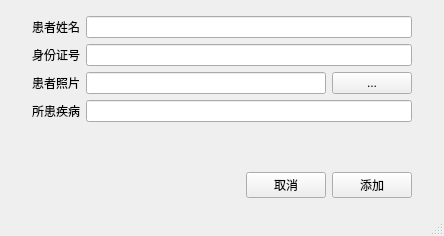
<?xml version="1.0" encoding="UTF-8"?>
<ui version="4.0">
    <class>AddCar</class>
    <widget class="QMainWindow" name="AddCar">
        <property name="geometry">
            <rect>
                <x>0</x>
                <y>0</y>
                <width>444</width>
                <height>236</height>
            </rect>
        </property>
        <property name="windowTitle">
            <string>添加患者</string>
        </property>
        <widget class="QWidget" name="centralwidget">
            <layout class="QVBoxLayout" name="verticalLayout">
                <property name="leftMargin">
                    <number>32</number>
                </property>
                <property name="topMargin">
                    <number>16</number>
                </property>
                <property name="rightMargin">
                    <number>32</number>
                </property>
                <property name="bottomMargin">
                    <number>16</number>
                </property>
                <item>
                    <layout class="QFormLayout" name="formLayout">
                        <item row="0" column="0">
                            <widget class="QLabel" name="label_2">
                                <property name="text">
                                    <string>患者姓名</string>
                                </property>
                            </widget>
                        </item>
                        <item row="0" column="1">
                            <widget class="QLineEdit" name="color"/>
                        </item>
                        <item row="1" column="0">
                            <widget class="QLabel" name="label_3">
                                <property name="text">
                                    <string>身份证号</string>
                                </property>
                            </widget>
                        </item>
                        <item row="1" column="1">
                            <widget class="QLineEdit" name="license_num"/>
                        </item>
                        <item row="2" column="0">
                            <widget class="QLabel" name="label_5">
                                <property name="text">
                                    <string>患者照片</string>
                                </property>
                            </widget>
                        </item>
                        <item row="2" column="1">
                            <layout class="QHBoxLayout" name="horizontalLayout_2" stretch="1,0">
                                <item>
                                    <widget class="QLineEdit" name="car_img"/>
                                </item>
                                <item>
                                    <widget class="QPushButton" name="car_browse">
                                        <property name="text">
                                            <string>...</string>
                                        </property>
                                    </widget>
                                </item>
                            </layout>
                        </item>
                        <item row="3" column="0">
                            <widget class="QLabel" name="label_7">
                                <property name="text">
                                    <string>所患疾病</string>
                                </property>
                            </widget>
                        </item>
                        <item row="3" column="1">
                            <widget class="QLineEdit" name="violation"/>
                        </item>
                    </layout>
                </item>
                <item>
                    <layout class="QHBoxLayout" name="horizontalLayout_3">
                        <item>
                            <spacer name="horizontalSpacer">
                                <property name="orientation">
                                    <enum>Qt::Horizontal</enum>
                                </property>
                                <property name="sizeHint" stdset="0">
                                    <size>
                                        <width>40</width>
                                        <height>20</height>
                                    </size>
                                </property>
                            </spacer>
                        </item>
                        <item>
                            <widget class="QPushButton" name="cancel">
                                <property name="text">
                                    <string>取消</string>
                                </property>
                            </widget>
                        </item>
                        <item>
                            <widget class="QPushButton" name="add">
                                <property name="text">
                                    <string>添加</string>
                                </property>
                            </widget>
                        </item>
                    </layout>
                </item>
            </layout>
        </widget>
        <widget class="QStatusBar" name="statusbar"/>
    </widget>
    <resources/>
    <connections/>
</ui>
